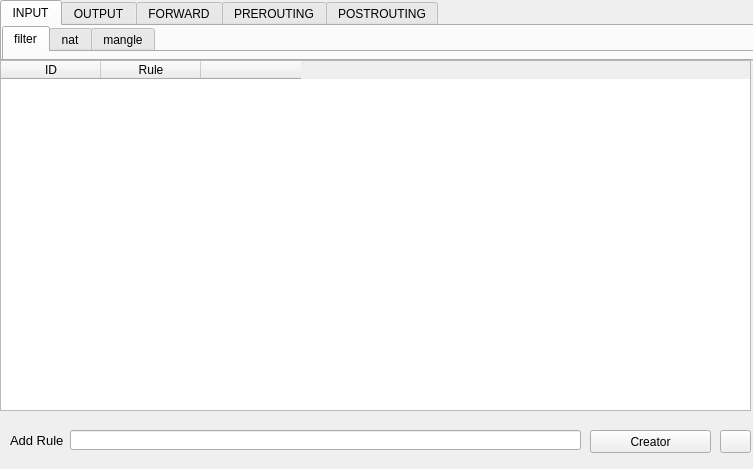
<?xml version="1.0" encoding="UTF-8"?>
<ui version="4.0">
 <class>Main_Form</class>
 <widget class="QWidget" name="Main_Form">
  <property name="enabled">
   <bool>true</bool>
  </property>
  <property name="geometry">
   <rect>
    <x>0</x>
    <y>0</y>
    <width>753</width>
    <height>469</height>
   </rect>
  </property>
  <property name="sizePolicy">
   <sizepolicy hsizetype="Preferred" vsizetype="Preferred">
    <horstretch>0</horstretch>
    <verstretch>0</verstretch>
   </sizepolicy>
  </property>
  <property name="windowTitle">
   <string>Form</string>
  </property>
  <property name="windowIcon">
   <iconset resource="icons/iptables_resource.qrc">
    <normaloff>:/icon/icon.png</normaloff>:/icon/icon.png</iconset>
  </property>
  <property name="accessibleName">
   <string>iptables GUI</string>
  </property>
  <widget class="QTabWidget" name="tabWidget_main">
   <property name="geometry">
    <rect>
     <x>0</x>
     <y>0</y>
     <width>771</width>
     <height>61</height>
    </rect>
   </property>
   <property name="currentIndex">
    <number>0</number>
   </property>
   <widget class="QWidget" name="tab_1">
    <property name="font">
     <font>
      <weight>50</weight>
      <italic>false</italic>
      <bold>false</bold>
     </font>
    </property>
    <property name="inputMethodHints">
     <set>Qt::ImhNone</set>
    </property>
    <attribute name="title">
     <string>INPUT</string>
    </attribute>
    <widget class="QTabWidget" name="tabWidget_1">
     <property name="geometry">
      <rect>
       <x>0</x>
       <y>0</y>
       <width>771</width>
       <height>41</height>
      </rect>
     </property>
     <property name="currentIndex">
      <number>0</number>
     </property>
     <widget class="QWidget" name="tab_1_1">
      <attribute name="title">
       <string>filter</string>
      </attribute>
     </widget>
     <widget class="QWidget" name="tab_1_2">
      <attribute name="title">
       <string>nat</string>
      </attribute>
     </widget>
     <widget class="QWidget" name="tab_1_3">
      <attribute name="title">
       <string>mangle</string>
      </attribute>
     </widget>
    </widget>
   </widget>
   <widget class="QWidget" name="tab_2">
    <attribute name="title">
     <string>OUTPUT</string>
    </attribute>
    <widget class="QTabWidget" name="tabWidget_2">
     <property name="geometry">
      <rect>
       <x>0</x>
       <y>0</y>
       <width>761</width>
       <height>421</height>
      </rect>
     </property>
     <property name="currentIndex">
      <number>0</number>
     </property>
     <widget class="QWidget" name="tab_2_1">
      <attribute name="title">
       <string>filter</string>
      </attribute>
     </widget>
     <widget class="QWidget" name="tab_2_2">
      <attribute name="title">
       <string>nat</string>
      </attribute>
     </widget>
     <widget class="QWidget" name="tab_2_3">
      <attribute name="title">
       <string>mangle</string>
      </attribute>
     </widget>
    </widget>
   </widget>
   <widget class="QWidget" name="tab_3">
    <attribute name="title">
     <string>FORWARD</string>
    </attribute>
    <widget class="QTabWidget" name="tabWidget_3">
     <property name="geometry">
      <rect>
       <x>0</x>
       <y>0</y>
       <width>761</width>
       <height>421</height>
      </rect>
     </property>
     <property name="currentIndex">
      <number>0</number>
     </property>
     <widget class="QWidget" name="tab_3_1">
      <attribute name="title">
       <string>filter</string>
      </attribute>
     </widget>
     <widget class="QWidget" name="tab_3_2">
      <attribute name="title">
       <string>mangle</string>
      </attribute>
     </widget>
    </widget>
   </widget>
   <widget class="QWidget" name="tab_4">
    <attribute name="title">
     <string>PREROUTING</string>
    </attribute>
    <widget class="QTabWidget" name="tabWidget_4">
     <property name="geometry">
      <rect>
       <x>0</x>
       <y>0</y>
       <width>761</width>
       <height>421</height>
      </rect>
     </property>
     <property name="currentIndex">
      <number>0</number>
     </property>
     <widget class="QWidget" name="tab_4_1">
      <attribute name="title">
       <string>nat</string>
      </attribute>
     </widget>
     <widget class="QWidget" name="tab_4_2">
      <attribute name="title">
       <string>mangle</string>
      </attribute>
     </widget>
    </widget>
   </widget>
   <widget class="QWidget" name="tab_5">
    <attribute name="title">
     <string>POSTROUTING</string>
    </attribute>
    <widget class="QTabWidget" name="tabWidget_5">
     <property name="geometry">
      <rect>
       <x>0</x>
       <y>0</y>
       <width>761</width>
       <height>421</height>
      </rect>
     </property>
     <property name="currentIndex">
      <number>0</number>
     </property>
     <widget class="QWidget" name="tab_5_1">
      <attribute name="title">
       <string>nat</string>
      </attribute>
     </widget>
     <widget class="QWidget" name="tab_5_2">
      <attribute name="title">
       <string>mangle</string>
      </attribute>
     </widget>
    </widget>
   </widget>
  </widget>
  <widget class="QTableWidget" name="tableWidget">
   <property name="geometry">
    <rect>
     <x>0</x>
     <y>60</y>
     <width>751</width>
     <height>351</height>
    </rect>
   </property>
   <property name="editTriggers">
    <set>QAbstractItemView::NoEditTriggers</set>
   </property>
   <property name="tabKeyNavigation">
    <bool>false</bool>
   </property>
   <property name="showDropIndicator" stdset="0">
    <bool>false</bool>
   </property>
   <property name="dragEnabled">
    <bool>false</bool>
   </property>
   <property name="dragDropOverwriteMode">
    <bool>false</bool>
   </property>
   <property name="dragDropMode">
    <enum>QAbstractItemView::NoDragDrop</enum>
   </property>
   <property name="alternatingRowColors">
    <bool>false</bool>
   </property>
   <column>
    <property name="text">
     <string>ID</string>
    </property>
   </column>
   <column>
    <property name="text">
     <string>Rule</string>
    </property>
   </column>
   <column>
    <property name="text">
     <string/>
    </property>
    <property name="icon">
     <iconset resource="icons/iptables_resource.qrc">
      <normaloff>:/set/set.png</normaloff>:/set/set.png</iconset>
    </property>
   </column>
  </widget>
  <widget class="QLineEdit" name="lineEdit">
   <property name="geometry">
    <rect>
     <x>70</x>
     <y>430</y>
     <width>511</width>
     <height>20</height>
    </rect>
   </property>
   <property name="font">
    <font>
     <pointsize>10</pointsize>
    </font>
   </property>
  </widget>
  <widget class="QPushButton" name="pushButton_1">
   <property name="geometry">
    <rect>
     <x>590</x>
     <y>430</y>
     <width>121</width>
     <height>23</height>
    </rect>
   </property>
   <property name="text">
    <string>Creator</string>
   </property>
  </widget>
  <widget class="QPushButton" name="pushButton_2">
   <property name="geometry">
    <rect>
     <x>720</x>
     <y>430</y>
     <width>31</width>
     <height>23</height>
    </rect>
   </property>
   <property name="text">
    <string/>
   </property>
   <property name="icon">
    <iconset resource="icons/iptables_resource.qrc">
     <normaloff>:/make_img/make.png</normaloff>:/make_img/make.png</iconset>
   </property>
  </widget>
  <widget class="QLabel" name="label">
   <property name="geometry">
    <rect>
     <x>10</x>
     <y>430</y>
     <width>61</width>
     <height>21</height>
    </rect>
   </property>
   <property name="font">
    <font>
     <pointsize>10</pointsize>
    </font>
   </property>
   <property name="text">
    <string>Add Rule</string>
   </property>
  </widget>
  <action name="actionmake_image">
   <property name="icon">
    <iconset>
     <normaloff>make.png</normaloff>make.png</iconset>
   </property>
   <property name="text">
    <string>make_image</string>
   </property>
  </action>
  <action name="actiondelete_image">
   <property name="icon">
    <iconset>
     <normaloff>delete.png</normaloff>delete.png</iconset>
   </property>
   <property name="text">
    <string>delete_image</string>
   </property>
  </action>
 </widget>
 <tabstops>
  <tabstop>tabWidget_main</tabstop>
  <tabstop>tabWidget_1</tabstop>
 </tabstops>
 <resources>
  <include location="icons/iptables_resource.qrc"/>
 </resources>
 <connections/>
</ui>
